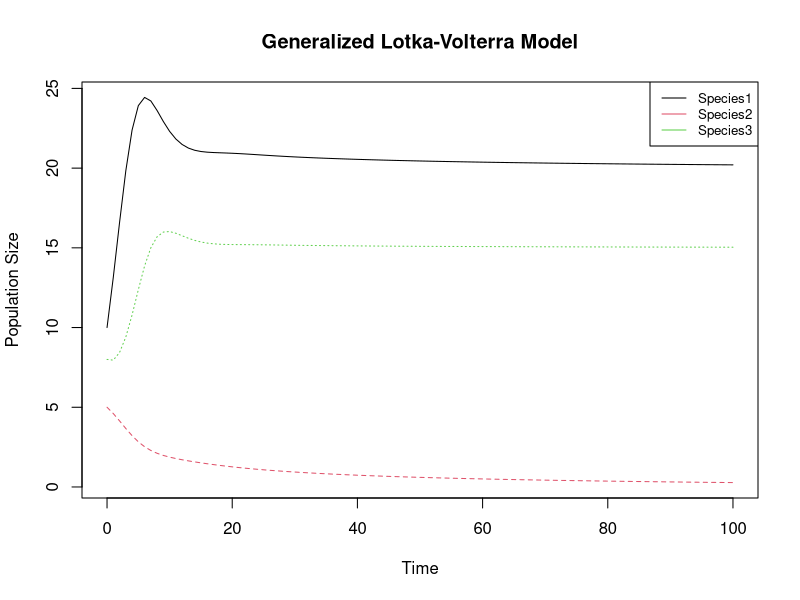

The R script that drew this image: (Note: this script raises an error after producing the figure.)
# Limpiando informacion 

# Load the deSolve package
library(deSolve)

# Define the Lotka-Volterra model
lotka_volterra_model <- function(time, state, parameters) {
  n_species <- length(state)
  growth_rates <- parameters$growth_rates
  interaction_matrix <- parameters$interaction_matrix
  delta<-parameters$death_rates
  
  # Initialize the rate of change
  dState <- numeric(n_species)
  
  # Calculate the rate of change for each species
  for (i in 1:n_species) {
    interaction_terms <- sum(interaction_matrix[i, ] * state)
    dState[i] <- state[i] * (growth_rates[i] + interaction_terms) - delta[i]
  }
  
  return(list(dState))
} 

# Initial state (population sizes of each species)
initial_state <- c(Species1 = 10, Species2 = 5, Species3 = 8) # Example values


arhenius<-function(p,k){
  1.7e+5*(1-p)^(k-1)*p*exp(-5.2871828922e-20/(278*1.380649e-23))
}
# Parameters (growth rates and interaction coefficients)
parameters <- list(
  growth_rates = c(0.5, 0.05, 0.05), # Example values
  interaction_matrix = matrix(c(
    -0.01, 0.01, -0.02,
    -0.01, -0.02, 0.01,
    0.02, -0.01, -0.03
  ), nrow = 3, byrow = TRUE),# Example interaction coefficients
  death_rates=c(0.001,0.002,0.003)
)

# Time frame for the simulation
times <- seq(0, 100, by = 1) # From time 0 to 100 in steps of 1

# Solve the ODEs
solution <- ode(y = initial_state, times = times, func = lotka_volterra_model, parms = parameters)

# Plot the solutio
matplot(solution[, "time"], solution[, -1], type = "l", xlab = "Time", ylab = "Population Size", main = "Generalized Lotka-Volterra Model")
legend("topright", legend = colnames(solution[, -1]), col = 1:ncol(solution[, -1]), lty = 1, cex = 0.8)


#### MODELO QUE INCLUYE DISTINTAS MATRICES CON DIST TEMPERATURAS ####
lvnspp2 <- function (time, state, params){
  
  temp <- params[1, 1]
  # temperaturas con que voy a hacer arrhenius para sacar r 
  s <- params[2,] # tasa de muerte 
  p <- params[3,1]
  k <- params[3,2]
  a <- params[-c(1,2,3), ] # matriz de interaccion 
  
  r <- 1.7e+5*(1-p)^(k-1)*p*exp(-5.2871828922e-20/(temp*1.380649e-23))
  
  spp <- numeric(nrow(a))
  
  for (i in 1:nrow(a)) {
    intx <- sum(a[i,] * state)
    spp <- state[i] * ( r1[i] + intx) - s[i]
  }
  
  
  return(list(spp))
}

# con un solo valor de r 
# valor de r va a modificarse con respecto a la temperatura 
# ademas de esto, la hice para que tome valores de una matriz a la vez

# funcion para modificar el valor de temperatura 

### FUNCION QUE IMPLEMENTA EL MODELO (INCLUYE CREACION DE MATRICES Y MODELO) ####
convariaciones <- function(temp, s, pk, a, tiempo, incio){
  
  simulacion <- list()
  for (i in 1:length(temp)) {
    simulacion[[i]] <- rbind(temp[i], s, pk, a)
    names(simulacion)[i] = paste0("matriz",i)
  }
  simulacion
  
  
  # ya tengo matrices distintas, cada una con un valor 
  # distinto de temperatura que es el objetivo 
  # hacer simuláciones con variaciones de un grado de T°
  
  # Lo que hice aqui es tomar todos los valores que son introducidos 
  # y uni esos distintos valores a un valor distinto de temperatura 
  # creando una lista de matrices donde la unica variable es la temperatura 
  # el resto de valores es el mismo, solo funcionaria para una simulacion con 
  # valores especificos de s, pk, a
  
  params <- simulacion
  resultados <- list()
  for (x in 1:length(params)){
    resultados[[x]] <- ode(incio, tiempo, lvnspp2, params[[x]])
    names(resultados)[[x]] = paste0("reslt",x)
  }
  
  return(list(resultados))
  
  # hazme n numero de veces la funcion oode que ya escribi 
  # en la parte de arriba 
  # lo guarda en un objeto de lista, ahora tengo para cada temperatura 
  # los valores de abundancia. 
}

########################################
#### INCORPORANDO PH ####

# fuente: https://sci-hub.se/https://doi.org/10.1016/j.nonrwa.2018.09.024 
# Chaturvedi, D., & Misra, O. P. (2019). Modeling impact of varying pH due to carbondioxide 
# on the dynamics of prey–predator species system. Nonlinear Analysis: Real World Applications, 
# 46, 374–402. doi:10.1016/j.nonrwa.2018.09.024

lvteph1 <- function (time, state, params){
  
  temp <- params[1, 1]
  # temperaturas con que voy a hacer arrhenius para sacar r 
  s <- params[2,] # tasa de muerte 
  p <- params[3,1] # spps cuyo n copias = 1 segun articulo 
  k <- params[3,2] # numero de copias
  ph1 <- params[4,1]  # pH "actual" de agua oceanica
  phoc <- params[4,2] # ph optimo/normal en el oceano
  phmx <- params[4,3] # ph maximo para crecim de spp
  phmn <- params[4,4] # ph minimo para crecim de spp 
  a <- params[-c(1:4), ] # matriz de interaccion 
  
  cmph <- (phoc - phmn) * (phmx - phoc)
  # solo para facilitar la lectura de la formula 
  # cambio de pH 
  # toma en cuenta pH minimo y maximo para el crecimiento de especies 

  
  r <- 1.7e+5*(1-p)^(k-1)*p*exp(-5.2871828922e-20/(temp*1.380649e-23)) - (((ph1 - phoc)^2)/cmph)

  # Tasa de crecimiento con valores de formula de arrhenius integrados 
  # adicione con valor negativo el efecto del cambio en el pH asumiendo que variaciones en este
  # (modificaciones sobre el valor optimo del pH oceanico independientemente de si estos 
  # valores son por arriba o debajo del phoptimo) seran perjuduciales para la tasa de crecimiento
  # de especies bacterianas 
    
  spp <- numeric(nrow(a))
  
  for (i in 1:nrow(a)) {
    intx <- sum(a[i,] * state)
    spp[i] <- state[i] * ( r1[i] + intx) - s[i]
  }
  
  # Modelo LOTKA VOLTERRA 
  # state - valores iniciales 
  # a - matriz de interacciones 
  # s - tasa de muerte 
  
  return(list(spp))
}


x<- 4

f <- length(matriz_int)
f <- sqrt(f)
class(f)

colnames(matriz_int) <- 1:x
matriz_int


lvteph2 <- function (time, state, params){
  
  temp <- params[1, 1]
  # temperaturas con que voy a hacer arrhenius para sacar r 
  s <- params[2,] # tasa de muerte 
  p <- params[3,1] # spps cuyo n copias = 1 segun articulo 
  k <- params[3,2] # numero de copias
  ph1 <- params[4,1]  # pH "actual" de agua oceanica
  phoc <- params[4,2] # ph optimo/normal en el oceano
  phmx <- params[4,3] # ph maximo para crecim de spp
  phmn <- params[4,4] # ph minimo para crecim de spp 
  a <- params[-c(1:4), ] # matriz de interaccion 
  
  f <- length(a)
  f <- sqrt(f)
  
  colnames(a) <- 1:f
  rownames(a) <- 1:f
  
  
  ### INCIO DE OPERACIONES ##
  cmph <- (phoc - phmn) * (phmx - phoc)
  # solo para facilitar la lectura de la formula 
  # cambio de pH 
  # toma en cuenta pH minimo y maximo para el crecimiento de especies 
  
  
  r <- 1.7e+5*(1-p)^(k-1)*p*exp(-5.2871828922e-20/(temp*1.380649e-23))
  r1 <- r*(((ph1 - phoc)^2)/cmph)
  
  
  # Tasa de crecimiento con valores de formula de arrhenius integrados 
  # adicione  el efecto del cambio en el pH asumiendo que variaciones en este
  # (modificaciones sobre el valor optimo del pH oceanico independientemente de si estos 
  # valores son por arriba o debajo del phoptimo) seran perjuduciales para la tasa de crecimiento
  # de especies bacterianas 
  
  # DUDA: es mejor multiplicar la tasa de crecimiento misma por el cambio experimentado
  # en el pH o es mejor utilizar el signo negativo para denotar el impacto 
  # sobre la tasa de crecimiento 
  
  spp <- f
  
  for (i in 1:nrow(a)) {
    intx <- sum(a[i,] * state)
    spp[i] <- state[i] * ( r1[i] + intx) - s[i]
  }
  
  # Modelo LOTKA VOLTERRA 
  # state - valores iniciales 
  # a - matriz de interacciones 
  # s - tasa de muerte 
  
  return(list(spp))
}



################################################################################
# PENDIENTES 
# ROOT FUNCTION 

# Primero asigno un valor "umbral" para detener la simulacion 
# en este caso sera 0.01 por arbitrareidad 

#### FUNCION CON PH, ROOT FUNC, RECOPILACION DE INFO ####
## ROOT FUNC 

dcorte <- 1e-2 
# Primero determino el valor umbral sobre el cual va a trabajar la rootfun 

rfun <- function (time, state, paramss) {
  return(a[,i] - dcorte)
}
# Basicamente le digo a R que la rootfun (que hace que se detenga la simulacion)
# va a tener como valor base el eps (0.01 -- elegido arbitrariamente, solo quiero
# que tenga un valor muy cercano a 0)


evefun <- function(time, state, params) {
  for (i in length(a)){
  if (a[,i] <= dcorte) a[,i] <- 0
  return(y)
  }
  }
# Con esto lo que hago es decirle a R que cuando mis variables alcancen el valor eps 
# entonces quiero que le asigne valor de 0 a los valores mas bajos o iguales a 0.01 
# esto lo hago asi tambien para poder hacer subset de los valores que me interesen 



lvvariaciones <- function(temp, s, pk, ph, a, tiempo, incio, rtfun, event){
  
  simulacion <- list()
  for (i in 1:length(temp)) {
    simulacion[[i]] <- rbind(temp[i], s, pk, ph, a)
    names(simulacion)[i] = paste0("matriz",i)
  }
  simulacion
  
  
  # ya tengo matrices distintas, cada una con un valor 
  # distinto de temperatura que es el objetivo 
  # hacer simuláciones con variaciones de un grado de T°
  
  # Lo que hice aqui es tomar todos los valores que son introducidos 
  # y uni esos distintos valores a un valor distinto de temperatura 
  # creando una lista de matrices donde la unica variable es la temperatura 
  # el resto de valores es el mismo, solo funcionaria para una simulacion con 
  # valores especificos de s, pk, a

  params <- simulacion
  nsimul <- numeric(length(params))
  resultados <- list()
  for (x in 1:nsimul){
    resultados[[x]] <- ode(incio, tiempo, lvteph2, params[[x]],
                rootfun = rtfun,
                events = list(func = event, root = TRUE))
    names(resultados)[[x]] = paste0("reslt",x)
  }

  return(list(resultados))
  
  # hazme n numero de veces la funcion oode que ya escribi 
  # en la parte de arriba 
  # lo guarda en un objeto de lista, ahora tengo para cada temperatura 
  # los valores de abundancia. 
}




### EJERCICIO 
# CONVARIACIONES 1 SOLA TEMPERATURA 
# PROBAR QUE ROOT FUNCTION FUNCIONA PARA TODAS LAS VARIABLES
# PRUEBA 
# 1. ROOTFUNC CON UNA MATRIZ (FUNCION PARA HACER MATRICES)


vcorte <- 0.01
rfun <- function (time, state, paramss) {
  return(state - vcorte)
}

# Basicamente le digo a R que la rootfun (que hace que se detenga la simulacion)
# va a tener como valor base el eps (0.01 -- elegido arbitrariamente, solo quiero
# que tenga un valor muy cercano a 0)


evet <- function(time, state, params) {
  state <- ifelse(state <= vcorte, 0, state)
  
  return(state)
}

temperatura <- 278
muerte <- c(0.003, 0.02)
pkvv <- c(0.02, 0.04)
phv <- c(6.5, 7.0, 9.0, 5.0) #actual, optimo, maximo, minimo
matriz_int <-  matrix(c(
  -0.01, 0.01, -0.02, 0.01, -0.06, -0.02,
  -0.01, -0.02, 0.01, 0.03, 0.04, -0.001,
  0.02, -0.01, -0.03, 0.05
), nrow = 4, byrow = F)

valoresin <- c("1" = 0.5296317, "2"= 0.1954576, "3" = 0.1143643, "4" = 0.5470029)
  length(valoresin)

taim <- seq(0, 150, by = 0.1)

ejercicio1 <- lvvariaciones(temp = temperatura, s = muerte, pk = pkvv, ph = phv, a = matriz_int, tiempo = taim, 
              incio = valoresin, rtfun = rfun, event = evet)

## ERROR : Error in lsodar(y, times, func, parms, rtol, atol, jacfunc, jactype, rootfunc,  : 
## REAL() can only be applied to a 'numeric', not a 'logical'




#############################

lvnspp3 <- function (time, state, params){
  
  temp <- params[1, 1]
  # temperaturas con que voy a hacer arrhenius para sacar r 
  s <- params[2,] # tasa de muerte 
  p <- params[3,1]
  k <- params[3,2]
  a <- params[-c(1,2,3), ] # matriz de interaccion 
  spps <- length(state)
  n_sp <- numeric(spps)
  
  r <- 1.7e+5*(1-p)^(k-1)*p*exp(-5.2871828922e-20/(temp*1.380649e-23))
  
  for (i in 1:n_sp){
    sumaint <- sum(a[i,] * state)
    n_sp[i] <- state[i] * (r[i] + sumaint) - s[i]
  }
 
  return(list(n_sp))
}

iniciales <- runif(3, 0, 10) 
temperatura <- 278
sv <- 0.03
pkv <- c(0.2, 0.1)
mtz <- matrix(c(
    -0.01, 0.01, -0.02,
    -0.01, -0.02, 0.01,
    0.02, -0.01, -0.03
  ), nrow = 3, byrow = TRUE)

matriz_din <- rbind(temperatura, s, pk, mtz)
matriz_din

# Time frame for the simulation
times <- seq(0, 100, by = 1) # From time 0 to 100 in steps of 1

# Solve the ODEs
solution <- ode(y = iniciales, times = times, func = lvnspp3, parms = matriz_din)
solution


warning()
# Plot the solutio
matplot(solution[, "time"], solution[, -1], type = "l", xlab = "Time", ylab = "Population Size", main = "Generalized Lotka-Volterra Model")
legend("topright", legend = colnames(solution[, -1]), col = 1:ncol(solution[, -1]), lty = 1, cex = 0.8)
